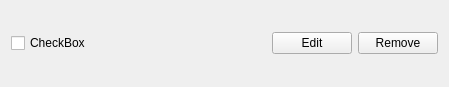
<?xml version="1.0" encoding="UTF-8"?>
<ui version="4.0">
 <class>TaskWidget</class>
 <widget class="QWidget" name="TaskWidget">
  <property name="geometry">
   <rect>
    <x>0</x>
    <y>0</y>
    <width>449</width>
    <height>87</height>
   </rect>
  </property>
  <property name="windowTitle">
   <string>Form</string>
  </property>
  <layout class="QHBoxLayout" name="horizontalLayout">
   <item>
    <widget class="QCheckBox" name="checkBox">
     <property name="text">
      <string>CheckBox</string>
     </property>
    </widget>
   </item>
   <item>
    <spacer name="horizontalSpacer">
     <property name="orientation">
      <enum>Qt::Horizontal</enum>
     </property>
     <property name="sizeHint" stdset="0">
      <size>
       <width>40</width>
       <height>20</height>
      </size>
     </property>
    </spacer>
   </item>
   <item>
    <widget class="QPushButton" name="editButton">
     <property name="text">
      <string>Edit</string>
     </property>
    </widget>
   </item>
   <item>
    <widget class="QPushButton" name="removeButton">
     <property name="text">
      <string>Remove</string>
     </property>
    </widget>
   </item>
  </layout>
 </widget>
 <resources/>
 <connections/>
</ui>
